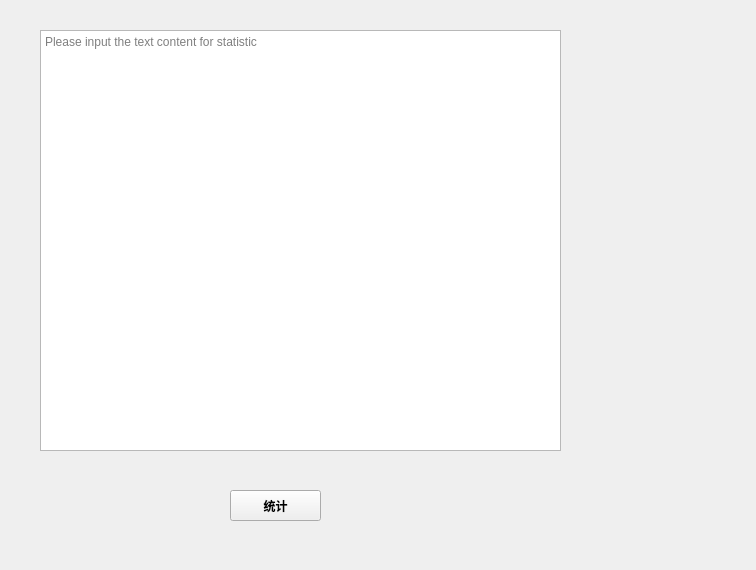
<?xml version="1.0" encoding="UTF-8"?>
<ui version="4.0">
 <class>Stats</class>
 <widget class="QWidget" name="Stats">
  <property name="geometry">
   <rect>
    <x>0</x>
    <y>0</y>
    <width>756</width>
    <height>570</height>
   </rect>
  </property>
  <property name="windowTitle">
   <string>Form</string>
  </property>
  <widget class="QPushButton" name="button">
   <property name="geometry">
    <rect>
     <x>230</x>
     <y>490</y>
     <width>91</width>
     <height>31</height>
    </rect>
   </property>
   <property name="font">
    <font>
     <italic>false</italic>
     <bold>true</bold>
    </font>
   </property>
   <property name="text">
    <string>统计</string>
   </property>
  </widget>
  <widget class="QPlainTextEdit" name="textEdit">
   <property name="geometry">
    <rect>
     <x>40</x>
     <y>30</y>
     <width>521</width>
     <height>421</height>
    </rect>
   </property>
   <property name="placeholderText">
    <string>Please input the text content for statistic</string>
   </property>
  </widget>
 </widget>
 <resources/>
 <connections/>
</ui>
